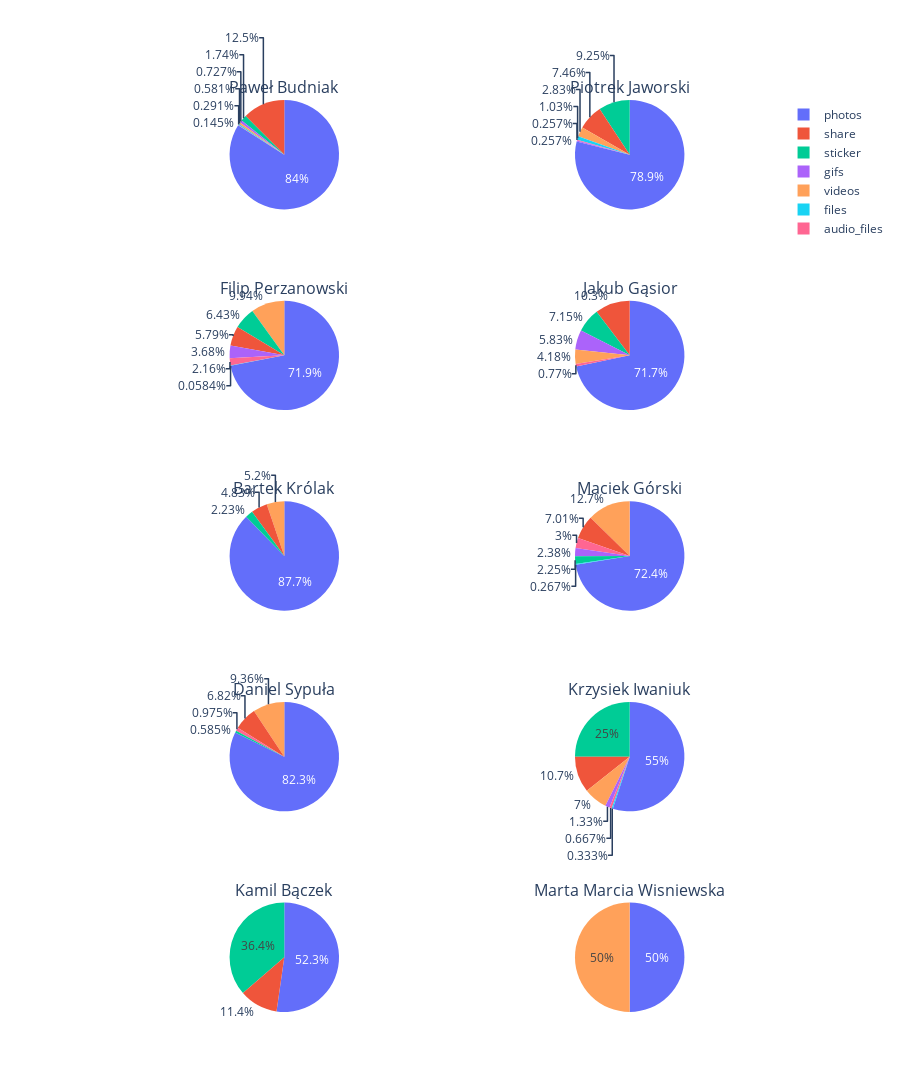

Notebook code cell kept with this figure:
### Code cell
from plotly.subplots import make_subplots
from plotly.offline import download_plotlyjs, init_notebook_mode, plot, iplot
import plotly.graph_objects as go
import plotly.express as px
import math
init_notebook_mode(connected=True)

msg_types = stats.get_msg_types(chat, include_txt = False)

#msg_types.pop('Marta Marcia Wisniewska', None)

fig = make_subplots(
    rows=math.ceil(len(msg_types)/2),
    cols=2,
    subplot_titles=tuple(msg_types.keys()),
    specs =[[{'type':'domain'}]*2]*(math.ceil(len(msg_types)/2))
)

for i,sender in enumerate(msg_types):
    mydf = pd.DataFrame.from_dict(msg_types[sender], orient = 'index', columns = ['count'])
    f = px.pie(mydf, values = 'count', names = mydf.index)
    fig.add_trace(f.data[0], row = math.ceil((i+1)/2), col = (i)%2+1)
fig.update_layout(height=2500, width=900)
fig.show()

### Figure 1 — Plotly figure (JSON) as saved in the notebook; plotly's stock layout.template omitted (floating-point values rounded to 4 significant figures)
{"data": [{"domain": {"x": [0, 0.45], "y": [0.88, 1]}, "hoverlabel": {"namelength": 0}, "hovertemplate": "label=%{label}<br>count=%{value}", "labels": ["photos", "videos", "audio_files", "gifs", "files", "sticker", "share"], "legendgroup": "", "name": "", "showlegend": true, "type": "pie", "values": [578, 4, 1, 5, 2, 12, 86]}, {"domain": {"x": [0.55, 1], "y": [0.88, 1]}, "hoverlabel": {"namelength": 0}, "hovertemplate": "label=%{label}<br>count=%{value}", "labels": ["photos", "videos", "audio_files", "gifs", "files", "sticker", "share"], "legendgroup": "", "name": "", "showlegend": true, "type": "pie", "values": [307, 11, 1, 1, 4, 36, 29]}, {"domain": {"x": [0, 0.45], "y": [0.66, 0.78]}, "hoverlabel": {"namelength": 0}, "hovertemplate": "label=%{label}<br>count=%{value}", "labels": ["photos", "videos", "audio_files", "gifs", "files", "sticker", "share"], "legendgroup": "", "name": "", "showlegend": true, "type": "pie", "values": [1231, 170, 37, 63, 1, 110, 99]}, {"domain": {"x": [0.55, 1], "y": [0.66, 0.78]}, "hoverlabel": {"namelength": 0}, "hovertemplate": "label=%{label}<br>count=%{value}", "labels": ["photos", "videos", "audio_files", "gifs", "sticker", "share"], "legendgroup": "", "name": "", "showlegend": true, "type": "pie", "values": [652, 38, 7, 53, 65, 94]}, {"domain": {"x": [0, 0.45], "y": [0.44, 0.56]}, "hoverlabel": {"namelength": 0}, "hovertemplate": "label=%{label}<br>count=%{value}", "labels": ["photos", "videos", "sticker", "share"], "legendgroup": "", "name": "", "showlegend": true, "type": "pie", "values": [236, 14, 6, 13]}, {"domain": {"x": [0.55, 1], "y": [0.44, 0.56]}, "hoverlabel": {"namelength": 0}, "hovertemplate": "label=%{label}<br>count=%{value}", "labels": ["photos", "videos", "audio_files", "gifs", "files", "sticker", "share"], "legendgroup": "", "name": "", "showlegend": true, "type": "pie", "values": [3254, 570, 135, 107, 12, 101, 315]}, {"domain": {"x": [0, 0.45], "y": [0.22, 0.34]}, "hoverlabel": {"namelength": 0}, "hovertemplate": "label=%{label}<br>count=%{value}", "labels": ["photos", "videos", "audio_files", "sticker", "share"], "legendgroup": "", "name": "", "showlegend": true, "type": "pie", "values": [422, 48, 5, 3, 35]}, {"domain": {"x": [0.55, 1], "y": [0.22, 0.34]}, "hoverlabel": {"namelength": 0}, "hovertemplate": "label=%{label}<br>count=%{value}", "labels": ["photos", "videos", "audio_files", "gifs", "files", "sticker", "share"], "legendgroup": "", "name": "", "showlegend": true, "type": "pie", "values": [165, 21, 2, 4, 1, 75, 32]}, {"domain": {"x": [0, 0.45], "y": [0, 0.12]}, "hoverlabel": {"namelength": 0}, "hovertemplate": "label=%{label}<br>count=%{value}", "labels": ["photos", "sticker", "share"], "legendgroup": "", "name": "", "showlegend": true, "type": "pie", "values": [23, 16, 5]}, {"domain": {"x": [0.55, 1], "y": [0, 0.12]}, "hoverlabel": {"namelength": 0}, "hovertemplate": "label=%{label}<br>count=%{value}", "labels": ["photos", "videos"], "legendgroup": "", "name": "", "showlegend": true, "type": "pie", "values": [1, 1]}], "layout": {"annotations": [{"font": {"size": 16}, "showarrow": false, "text": "Paweł Budniak", "x": 0.225, "xanchor": "center", "xref": "paper", "y": 1, "yanchor": "bottom", "yref": "paper"}, {"font": {"size": 16}, "showarrow": false, "text": "Piotrek Jaworski", "x": 0.775, "xanchor": "center", "xref": "paper", "y": 1, "yanchor": "bottom", "yref": "paper"}, {"font": {"size": 16}, "showarrow": false, "text": "Filip Perzanowski", "x": 0.225, "xanchor": "center", "xref": "paper", "y": 0.78, "yanchor": "bottom", "yref": "paper"}, {"font": {"size": 16}, "showarrow": false, "text": "Jakub Gąsior", "x": 0.775, "xanchor": "center", "xref": "paper", "y": 0.78, "yanchor": "bottom", "yref": "paper"}, {"font": {"size": 16}, "showarrow": false, "text": "Bartek Królak", "x": 0.225, "xanchor": "center", "xref": "paper", "y": 0.56, "yanchor": "bottom", "yref": "paper"}, {"font": {"size": 16}, "showarrow": false, "text": "Maciek Górski", "x": 0.775, "xanchor": "center", "xref": "paper", "y": 0.56, "yanchor": "bottom", "yref": "paper"}, {"font": {"size": 16}, "showarrow": false, "text": "Daniel Sypuła", "x": 0.225, "xanchor": "center", "xref": "paper", "y": 0.34, "yanchor": "bottom", "yref": "paper"}, {"font": {"size": 16}, "showarrow": false, "text": "Krzysiek Iwaniuk", "x": 0.775, "xanchor": "center", "xref": "paper", "y": 0.34, "yanchor": "bottom", "yref": "paper"}, {"font": {"size": 16}, "showarrow": false, "text": "Kamil Bączek", "x": 0.225, "xanchor": "center", "xref": "paper", "y": 0.12, "yanchor": "bottom", "yref": "paper"}, {"font": {"size": 16}, "showarrow": false, "text": "Marta Marcia Wisniewska", "x": 0.775, "xanchor": "center", "xref": "paper", "y": 0.12, "yanchor": "bottom", "yref": "paper"}], "height": 2500, "width": 900}}
